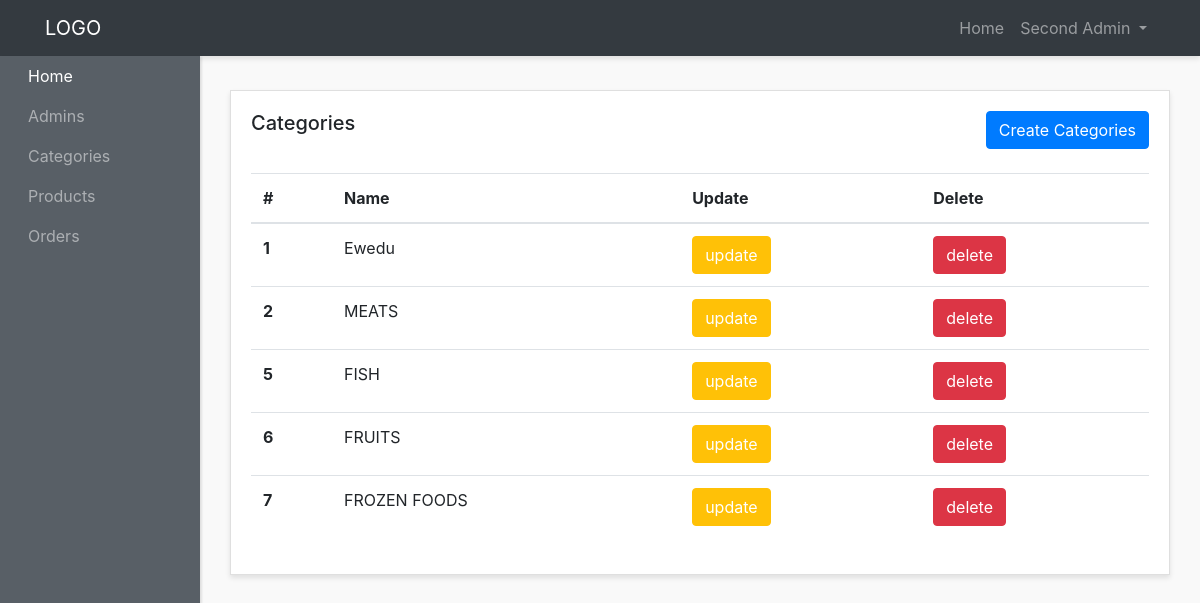
The app's page /admin-panel/categories-admins/show-categories.php (signed in) with its own data.
### tables this page shows
CREATE TABLE `categories` (
  `id` int(3) NOT NULL,
  `name` varchar(200) NOT NULL,
  `image` varchar(200) NOT NULL,
  `icon` varchar(200) NOT NULL,
  `description` varchar(400) NOT NULL,
  `created_at` timestamp NOT NULL DEFAULT current_timestamp()
);

### admin-panel/categories-admins/show-categories.php (the view, shortened to what this page needs)
<?php require '../layout/header.php'; ?>
<?php require '../../config/config.php'; ?>
<?php
  $categories = $conn->query("SELECT * FROM categories");
  $categories->execute();
  $categories = $categories->fetchAll(PDO::FETCH_OBJ);
?>
          <div class="row">
        <div class="col">
          <div class="card">
            <div class="card-body">
              <h5 class="card-title mb-4 d-inline">Categories</h5>
             <a  href="create-category.php" class="btn btn-primary mb-4 text-center float-right">Create Categories</a>
              <table class="table">
                <thead>
                  <tr>
                    <th scope="col">#</th>
                    <th scope="col">Name</th>
                    <th scope="col">Update</th>
                    <th scope="col">Delete</th>
                  </tr>
                </thead>
                <tbody>
                  <?php foreach($categories as $category): ?>
                  <tr>
                    <th scope="row"><?php echo $category->id; ?></th>
                    <td><?php echo $category->name; ?></td>
                    <td><a  href="update-category.php?id=<?php echo $category->id; ?>" class="btn btn-warning text-white text-center ">update</a></td>
                    <td><a href="delete-category.php?id=<?php echo $category->id; ?>" class="btn btn-danger  text-center ">delete</a></td>
                  </tr>
                  <?php endforeach; ?>
                </tbody>
              </table>
            </div>
          </div>
        </div>
      </div>
<?php require '../layout/footer.php'; ?>

### admin-panel/styles/style.css (style rules this page uses)
body { background:#f9f9f9; }
.card { margin-bottom: 15px; border-radius:0; box-shadow: 0 3px 5px rgba(0,0,0,.1); }

### records on screen
categories: id "1", name "Ewedu"
categories: id "2", name "MEATS"
categories: id "5", name "FISH"
categories: id "6", name "FRUITS"
categories: id "7", name "FROZEN FOODS"

### other values on screen
$_SESSION['admin_name'] "Second Admin"
